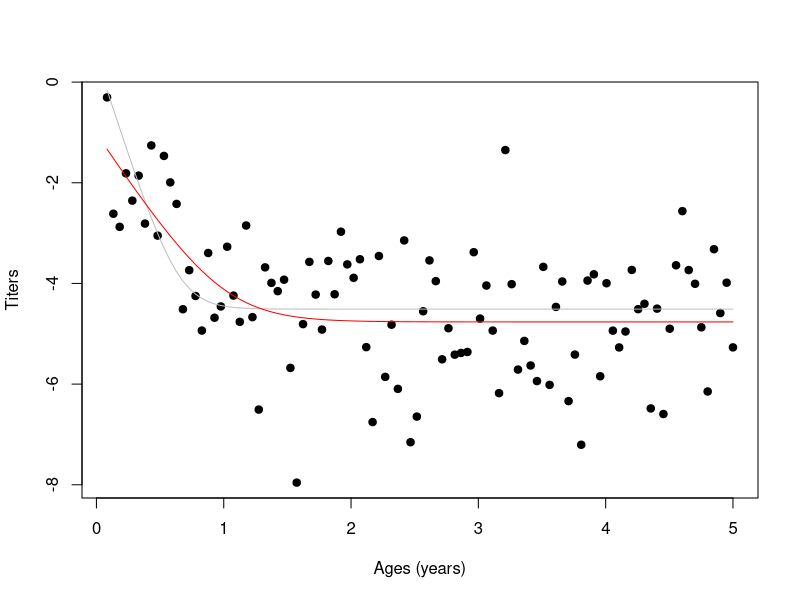
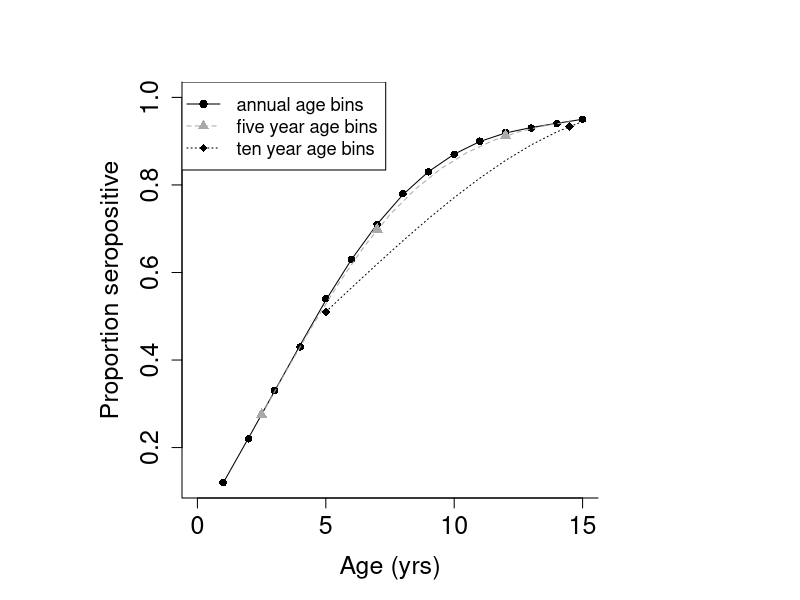
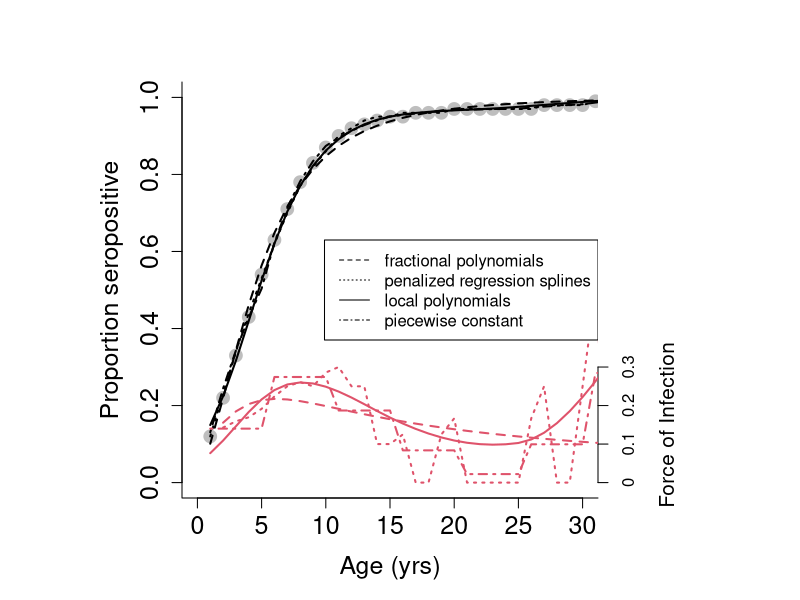
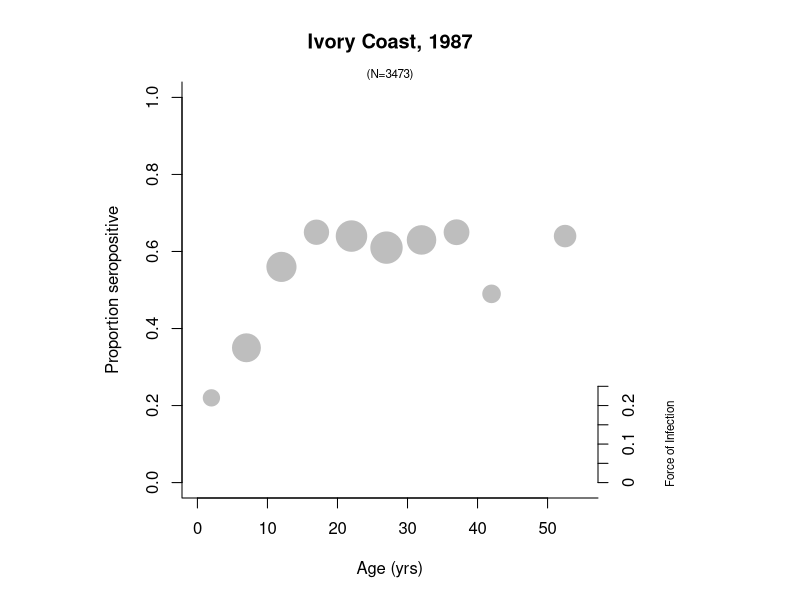

These charts were generated, in order, by the following R code: (Note: this script raises an error after producing the figures.)
## ---- chunk 1
knitr::opts_chunk$set(echo = TRUE)
## ---- chunk 2
waning <- function(age, m, d, b){
  log(m*exp(-d*age)+b)
}
## ---- chunk 3
ages <- seq(1,60,length=100)/12 
dist.titers <- rnorm(length(ages),waning(ages,m=1.61,d=7.77,b=0.011),sd=1.11)
## ---- chunk 4

like.waning <- function(par,age,titer){
  par<- exp(par)  #simple way of ensuring all parameters are positive
  pred <- waning(age=age, m=par[1], d=par[2], b=par[3])
  u <- dnorm(titer, pred,par[4],log=TRUE)
  return(-sum(u))
}

## ---- chunk 5
tmp <- optim(par=log(c(1,1,0.1,1)),like.waning,age=ages,titer=dist.titers, 
             method="Nelder-Mead")
 #check fit has converged - should be 0
print(tmp$convergence)
#compare to the values set in the simulation: 
print(cbind(estimated=round(exp(tmp$par),2),true=c(1.61,7.77,0.011,1.11))) 
## ---- chunk 6
plot(ages, dist.titers, xlab="Ages (years)", ylab="Titers", pch=19)
points(ages,waning(ages,m=1.61,d=7.77,b=0.011), type="l",col="grey")
points(ages,waning(ages,m=exp(tmp$par[1]),d=exp(tmp$par[2]),b=exp(tmp$par[3])), 
       type="l",col="red")
## ---- chunk 7
#Figure 2A Code
sim.data <- read.csv("./data/simulated.seroprevalence.profile.csv")
prop.seropos <- sim.data$Pos/sim.data$Tot

index <- findInterval(1:49,seq(5,45,5))+1
prop.seropos.5year <- rep(NA,10)
for (a in 1:10){
  prop.seropos.5year[a] <- mean(prop.seropos[index==a])
}

index <- findInterval(1:49,seq(10,50,10))+1
prop.seropos.10year <- rep(NA,5)
for (a in 1:5){
  prop.seropos.10year[a] <- mean(prop.seropos[index==a])
}

mid.age.choices <- list(seq(1,49,1), c(2.5,seq(7,47,5)), c(5,seq(14.5,44.5,10))) 
## ---- chunk 8
par(mar=c(5,4,4,5)+.1, bty="l",pty="s")
plot(mid.age.choices[[1]], prop.seropos, type="p", pch=16, col="black", xlim=c(0,15), 
     xlab="Age (yrs)", ylab="Proportion seropositive", cex.lab=1.5, cex.axis=1.5)
lines(1:15, predict(smooth.spline(mid.age.choices[[1]][1:15], 
                                  prop.seropos[1:15]), 1:15)$y, col="black", lty=1)
points(mid.age.choices[[2]], prop.seropos.5year[1:10], col="dark grey", pch=17, cex=1.2)
lines(2.5:15, predict(smooth.spline(mid.age.choices[[2]][1:7], 
                                    prop.seropos.5year[1:7]), 2.5:15)$y, col="dark grey", 
      lty=2)
points(mid.age.choices[[3]], prop.seropos.10year[1:5], col="black", pch=18, cex=1.2)
lines(5:15, predict(smooth.spline(mid.age.choices[[3]][1:4], 
                                  prop.seropos.10year[1:4]), 5:15)$y, col="black", lty=3)
legend("topleft", c("annual age bins","five year age bins", "ten year age bins"),
       lty=c(1,2,3), cex=1.1, col=c("black","dark grey", "black"), pch=c(16,17,18))
## ---- chunk 9

#Figure 2B Code
### Function to Extract ASFOIs for a serosurvey using fractional polynomials
###
##' @param - pos - number of positives for each age
##' @param - Tot - number of samples for each age
##' @param - Age - age in years
###
### outputs estimated ASFOIs and Fitted Seroprevalence 
ExtractASFOIEstimates.FP <- function(pos, Tot, Age){
  
  #determing to use first or second degree
  best.1 <- search.fracpoly.one(y=pos,tot=Tot,x=Age)
  best.2 <- search.fracpoly.two(y=pos,tot=Tot,x=Age)
  firstdegree <- (best.1$deviance - best.2$deviance < 4.605) 
  print(c(firstdegree, "Use First Degree:"))
  #chi square with 2 degrees of freedom 90% CI, 
  if (firstdegree){
    if (best.1$power!=0){
      fit.best <- glm(cbind(pos,Tot-pos) ~ I(Age^best.1$power), 
                      family=binomial(link="logit")); print("power!=0")
    } else {
      fit.best <- glm(cbind(pos,Tot-pos) ~ I(log(Age)), 
                      family=binomial(link="logit")); print("power=0")
    }
  } else {
    if (best.2$power[1]==best.2$power[2]){
      fit.best <- glm(cbind(pos,Tot-pos) ~ I(Age^(best.2$power[1])) + 
                        I(Age^(best.2$power[2])*log(Age)), family=binomial(link="logit")) 
    } else {
      if (best.2$power[1]==0){
        fit.best <- glm(cbind(pos,Tot-pos) ~ I(log(Age)) + 
                          I(Age^(best.2$power[2])), family=binomial(link="logit")) 
      } else if (best.2$power[2]==0){
        fit.best <- glm(cbind(pos,Tot-pos) ~ I(Age^(best.2$power[1])) + 
                          I(log(Age)), family=binomial(link="logit")) 
      } else {
        fit.best <- glm(cbind(pos,Tot-pos) ~ I(Age^(best.2$power[1])) + 
                          I(Age^(best.2$power[2])), family=binomial(link="logit")) 
      }
    }
  }
  
  age.grid=seq(1,max(Age),by=1)
  p=predict(fit.best, newdata=data.frame(Age=age.grid),type="response", se.fit=T)
  fitted <- p$fit
  asfoi <-foi.num(x=age.grid,p=fitted)
  
  return=list(asfoi=asfoi$foi, 
              ages=asfoi$grid, 
              fitted=fitted)
  
}

### Function to search for the best 1st degree polynomial
###
##' @param - y - the number of seropos per age, x
##' @param - tot - the number of sample per age, x
##' @param - x - age
##' @param - mc - monotonicity constraint, assumes x is ordered
###
### outputs the "best" power (lowest deviance), its associated deviance
### and the number of non-converged models for the first degree polynomial
search.fracpoly.one<-function(y,tot,x,mc=TRUE){
  pow1<-seq(-2,3,0.01) #searching through these powers
  deviance<-deviance(glm(cbind(y,tot-y)~x, family="binomial"(link=logit)))
  #we compare all models to the baseline deviance of the null model
  power<-1 #only looking at 1st degree polynomials
  mistake<-NULL
  
  for (i in 1: (length(pow1))){
    if(pow1[i]==0){term1<-log(x)} else{term1<-(x)^(pow1[i])} 
    glm.try<- suppressWarnings(glm(cbind(y,tot-y)~term1, family="binomial"(link=logit)))
    if(glm.try$converged==FALSE){mistake<-rbind(mistake, c(1,pow1[i]))}
    else{#replace deviance if this one is better -> ordered approach to finding best model
      if(deviance(glm.try)<deviance){ 
        if (((mc)&&(sum(diff(predict(glm.try))<0)==0))|(!mc)){
          deviance<-deviance(glm.try)
          power<-pow1[i]
        }
      }
    }
  }
  return(list(power=power, deviance=deviance, mistake=mistake))
}


### Function to search for the best 2nd degree polynomial
###
##' @param - y - the number of seropos per age, x
##' @param - tot - the number of sample per age, x
##' @param - x - age
##' @param - mc - monotonicity constraint, assumes x is ordered
###
### outputs the "best" powers (lowest deviance), its associated deviance
### and the number of non-converged models for the second degree polynomial
search.fracpoly.two<-function(y,tot,x,mc=TRUE){
  pow<-seq(-2,3,0.1)
  deviance<-deviance(glm(cbind(y,tot-y)~x+I(x^2), family="binomial"(link=logit)))
  mistake<-NULL
  
  for (i in 1: (length(pow))){
    for (j in i: (length(pow))){
      if(pow[i]==0){term1<-log(x)} else{term1<-(x)^(pow[i])}
      if(pow[j]==pow[i]){term2<-term1*log(x)} 
      else if(pow[j]==0){term2<-log(x)} 
      else{term2<-(x)^(pow[j])}
      glm.try<-glm(cbind(y,tot-y)~term1+term2, family="binomial"(link=logit))
      if(glm.try$converged==FALSE){mistake<-rbind(mistake, c(1,pow[i],pow[j]))}
      else{
        if(deviance(glm.try)<deviance){
          if (((mc)&&(sum(diff(predict(glm.try))<0)==0))|(!mc)){
            deviance<-deviance(glm.try)
            power<-c(pow[i],pow[j])
          } 
        }
      }
      
    }
  }
  return(list(power=power, deviance=deviance, mistake=mistake))
}


### Function to Extract ASFOIs for all serosurveys using Semi-parametric 
### penalized smoothing splines
###
##' @param - pos - number of positives for each age
##' @param - Tot - number of samples for each age
##' @param - Age - age in years
###
### outputs estimated ASFOIs and Fitted Seroprevalence
ExtractASFOIEstimates.GAM <- function(pos, Tot, Age){
  
  #Smooth then constrain approach
  
  #ungroup the data
  df <- rbind(data.frame(a=rep(Age, c(pos)), y=1), 
              data.frame(a=rep(Age, c(Tot-pos)), y=0))
  y<-df$y[order(df$a)]
  a<-df$a[order(df$a)]
  
  fit.best <-gam(y~s(a))
  #gam.check(fit.best)
  
  age.grid=seq(1,max(Age),by=1)
  p=predict(fit.best,newdata=data.frame(a=age.grid),type="response", se.fit=T)
  fitted <- p$fit[1:49]
  asfoi.orig <-foi.num(x=age.grid,p=fitted)
  
  #issue with monotonicity dealt with up front using the 'Pool Adjacent Violator Algorithm"
  #data is pooled if not always increasing, otherwise data remains the same
  Monotonicity.pos <- pavit(pos=round(fitted*Tot),tot=Tot)$pai2
  asfoi <-foi.num(x=age.grid,p=Monotonicity.pos)
  
  
  return=list(asfoi=asfoi$foi, 
              ages=asfoi$grid, 
              fitted=fitted,
              Monotonicity.pos=Monotonicity.pos,
              asfoi.orig=asfoi.orig$foi)
  
}


### Function pavit - Extracted directly from Hens et al. 2012 textbook
### The pool adjacent violator algorithm in R
### data represents the ordered fitted values
pavit<- function(pos=pos,tot=rep(1,length(pos)))
{
  gi<- pos/tot
  pai1 <- pai2 <- gi
  N <- length(pai1)
  ni<-tot
  for(i in 1:(N - 1)) {
    if(pai2[i] > pai2[i + 1]) {
      pool <- (ni[i]*pai1[i] + ni[i+1]*pai1[i + 1])/(ni[i]+ni[i+1])
      pai2[i:(i + 1)] <- pool
      k <- i + 1
      for(j in (k - 1):1) {
        if(pai2[j] > pai2[k]) {
          pool.2 <- sum(ni[j:k]*pai1[j:k])/(sum(ni[j:k]))
          pai2[j:k] <- pool.2
        }
      }
    }
  }
  return(list(pai1=pai1,pai2=pai2))
}

### Function to get ASFOI from fitted values of seroprevalence by age 
### Taken directly from Hens et al. 2012 textbook
###
##' @param - x - age
##' @param - p - fitted seroprevalence associated with age, x in order
###
### outputs ASFOI
foi.num<-function(x,p)
{
  grid<-sort(unique(x))
  pgrid<-(p[order(x)])[duplicated(sort(x))==F] 
  dp<-diff(pgrid)/diff(grid) #slope
  numerator <-approx((grid[-1]+grid[-length(grid)])/2,dp,grid[c(-1,-length(grid))])$y
  denominator <- (1-pgrid[c(-1,-length(grid))])
  foi <- numerator/denominator
  return(list(grid=grid[c(-1,-length(grid))],foi=foi,
              derivative=numerator,
              prop.seroneg=denominator))
}

### Function to Extract ASFOIs for all serosurveys
###
##' @param - pos - number of positives for each age
##' @param - Tot - number of samples for each age
##' @param - Age - age in years
##' @param - age.break - age breaks for the piecewise function
###
### outputs estimated ASFOIs and Fitted Seroprevalence
ExtractASFOIEstimates.piecewise.agebreak <- function(pos, Tot, 
                                                     Age, age.break=c(0,seq(5,50,5))){
  
  df <- data.frame(cbind(age=Age,Tot=Tot, Neg=Tot-pos, Pos=pos))
  
  #number of time optimizing starting at random values, 
  ##   and then starting from mean dist from random values
  noptims <- 20
  asfoi.bytest <- array(NA, dim=c((length(age.break)-1), noptims))
  for (test in 1:noptims){
    set.seed(test)
    pars <- abs(rnorm((length(age.break)-1), 0.11, 0.05))
    out <- optim(log(pars), fn=ll.data.as.foi, data=df, age.break=age.break)
    asfoi.bytest[,test] <- exp(out$par)
  }
  asfoi.mean <- apply(asfoi.bytest, 1, FUN=mean, na.rm=T)
  out <- optim(log(asfoi.mean), fn=ll.data.as.foi, data=df, age.break=age.break)
  asfoi.piecewise <- exp(out$par)
  
  #turn piecewise ASFOI into ASFOI over all ages
  ages.asfoi <- 1:49
  index <- findInterval(ages.asfoi-1, age.break)
  asfoi <- asfoi.piecewise[index]
  
  #get predicted seroprevalence predicted values
  fitted <- 1-(exp(-cumsum(asfoi)))
  
  return=list(asfoi=asfoi,
              ages=ages.asfoi,
              fitted=fitted)
  
}


### -LogLikelihood by which to estimate the age specific force of infection (ASFOI)
### using piecewise constant hazard without numerical integration
### must start after maternal immunity - assume everyone is susceptible by age 1yo
###
##' @param - log.lambdas - starting parameter for age specific FOI
##' @param - data - dataframe with age, positives, and number samples per age
##' @param - age.break - upper ages used in piecewise fitting
###
### returns negative log likelihood
ll.data.as.foi  <-  function(log.lambdas, data, age.break, mort=c()){
  
  par <- log.lambdas
  dur <- c(diff(age.break)) 
  cate <- age.break
  cate <- cate[-length(cate)] 
  
  ll <- 0
  for(a in 1:length(data$age)){
    dummy2 <- data$age[a]>cate & !c(data$age[a]>cate[-1], FALSE) 
    dummy1 <- c(data$age[a]>cate, FALSE)[-1] 

    inte <- sum(dur*exp(par)*dummy1)+(exp(par[dummy2])*(data$age[a]-cate[dummy2]))
    
    p <- pmax(pmin(1-exp(-inte),1-1e-10),1e-10)
    # likelihood
    ll <- ll+dbinom(data$Pos[a],data$Tot[a],p,log=TRUE)
  }
  return(-ll)
}
## ---- chunk 10
#Simulated data
npos <- sim.data$Pos
Nsamp <- sim.data$Tot
nneg <- sim.data$Neg
ages <- sim.data$age

###local polynomial fit - non-parametric
require(locfit)
lpfit <- locfit(npos/Nsamp~lp(ages,nn=0.7,deg=2),family="binomial", subset=ages>=1)
lpfitd1 <- locfit(npos/Nsamp~lp(ages,nn=0.7,deg=2),deriv=1,family="binomial",
                  alpha=0.7,deg=2, subset=ages>=1)
lpfoi <- (predict(lpfitd1,newdata=data.frame(ages=1:49)))*
         (predict(lpfit,newdata=data.frame(ages=1:49)))
lp.fitted <- (predict(lpfit,newdata=data.frame(ages=1:49)))

###fractional polynomials - parametric
fp <- ExtractASFOIEstimates.FP(pos=npos, Tot=Nsamp, Age=ages)

###penalized regression splines - semi-parametric
library(mgcv) 
gam <- ExtractASFOIEstimates.GAM(pos=npos, Tot=Nsamp, Age=ages)

###piecewise constant - flexible parametric 
#the following line of code can take up to 3 minutes to optimize
pw <- ExtractASFOIEstimates.piecewise.agebreak(pos=npos, Tot=Nsamp, 
                                               Age=ages, age.break=c(0,seq(5,50,5)))
## ---- chunk 11
par(mar=c(5,4,4,5)+.1, bty="l",pty="s")
plot(ages, npos/Nsamp, pch=19, xlab="Age (yrs)", ylab="Proportion seropositive", 
     type="n", xlim=c(0,30), ylim=c(0,1), cex.lab=1.5, cex.axis=1.5)
points(ages, npos/Nsamp, type="p", cex=1.7, col="grey", pch=19)
axis(4, c(0,0.1,0.2,0.3), c(0,0.1,0.2,0.3), cex.axis=1)
mtext("Force of Infection", side=4, line=3, at=0.15, cex=1.25)
lines(1:49,lp.fitted, lwd=2, lty=1)
lines(1:49, pmax(lpfoi,0), lwd=2, col=2)
lines(1:49, fp$fitted, lwd=2, lty=2)
lines(fp$ages, fp$asfoi, lwd=2, lty=2, col=2)
lines(1:49, gam$Monotonicity.pos, lwd=2, lty=3)
lines(gam$ages, gam$asfoi, lwd=2, lty=3, col=2)
lines(1:49, pw$fitted, lwd=2, lty=4)
lines(1:49, pw$asfoi, lwd=2, lty=4, col=2)
legend("right", c("fractional polynomials","penalized regression splines", 
                  "local polynomials", "piecewise constant"),
       lty=c(2,3,1,4), cex=1)
## ---- chunk 12
data <- read.csv("./data/serology.data.csv")
#WCB = women of childbearing age
WCB.pop <- read.csv("./data/female.pop.data.csv", header=TRUE, 
                    row.names=1) 
#ASFR = age specific fertility rate per 1 person
ASFR <- read.csv("./data/asfr.data.csv", header=TRUE, row.names=1) 
country <- colnames(WCB.pop)
## ---- chunk 13
library("locfit")
for (j in 1:3) {
  
  study <- data$study
  
  Nsamp <- data[data$study==j,"N"]
  N <- sum(Nsamp)
  npos <- round(Nsamp*data[data$study==j,"seropositive.immune"])
  nneg <- Nsamp-npos
  mid.ages <- apply(data[study==j,7:8], 1, mean) #mid-age of age range
  max.mid.ages <- mid.ages[length(mid.ages)]
  
  #plot out data
  plot(1, 1, pch=19, xlab="Age (yrs)", ylab="Proportion seropositive", 
       type="n", xlim=c(0,55), ylim=c(0,1))
  points(mid.ages, data[study==j,5], type="p", cex=log(data[study==j,4]/10), col="grey", 
         pch=19)
  jj <- which(study==j)[1]
  title(paste(as.character(data[jj,6]), ", ",as.character(data[jj,3]), sep=""))
  mtext(paste("(N=",N,")",sep=""), 3, cex=0.7)
  axis(4, c(0,0.05,0.1,0.15,0.2, 0.25), c(0,0.05,0.1,0.15,0.2, 0.25))
  mtext("Force of Infection", side=4, line=3, at=0.1, cex=0.7)
  
  ## estimate age-specific force of infection (FOI) and CRS incidence for each country
  #local polynomial fit
  lpfit <- locfit(npos/Nsamp~lp(mid.ages,nn=0.7,deg=2),
                  family="binomial", subset=mid.ages>=1)
  lpfitd1 <- locfit(npos/Nsamp~lp(mid.ages,nn=0.7,deg=2),deriv=1,
                    family="binomial",alpha=0.7,deg=2, subset=mid.ages>=1)
  lpfoi <- (predict(lpfitd1,newdata=data.frame(mid.ages=1:max.mid.ages)))*
           (predict(lpfit,newdata=data.frame(mid.ages=1:max.mid.ages)))
  
  ## add to plot
  points(1:max.mid.ages,(predict(lpfit,newdata=data.frame(mid.ages=1:max.mid.ages))), 
         type="l",lwd=1, lty=1)
  points(1:max.mid.ages,pmax(lpfoi,0), type="l", col="darkgrey", lty=2)
  
  ## estimate CRS incidence rate
  prop.seropos.WCB <- predict(lpfit,newdata=data.frame(mid.ages=15:49))
  foi.WCB <- c(lpfoi[15:length(lpfoi)], rep(lpfoi[length(lpfoi)], 
                                            max(0,(49-length(lpfoi)))))[1:35]
  #CRS incidence by WCB age
  I.crs.byage <- (1-prop.seropos.WCB)*(1-exp(-foi.WCB*16/52))*0.65*100000
  #births per maternal age group (15-19, 20-24, 25-29, 30-34, 35-39, 40-44, 45-49)
  births.WCB.byage <- rep(WCB.pop[,j]*ASFR[,j],each=5)/5
  #CRS incidence 
  I.crs <- sum(I.crs.byage*births.WCB.byage)/sum(births.WCB.byage)
  print(paste(country[j], ", CRS incidence: ", round(I.crs, 2), " per 100,000", sep=""))
  
  ## estimate average age of infection, excluding ages >30
  age.test.1 <- seq(1,30,length=5000)
  freq <- 1-predict(lpfit,newdata=data.frame(mid.ages=age.test.1))
  freq <- freq/sum(freq)   #rescale frequency
  avg.age <- sum(freq*(age.test.1+diff(age.test.1)[1]))
  
  #get R0 using simple (G/A)
  ## Crude birth rate per 1000 from the World Bank for each country and year: 
  ## Ivory Coast 1987, Iran 1996, Bangladesh 2008
  birth.rate <- c(44.483,22.549,22.262)
  R0 <- (1000/birth.rate[j])/avg.age
  print(paste("R0", round(R0), "; Average age", round(avg.age,1),sep=" "))

}
